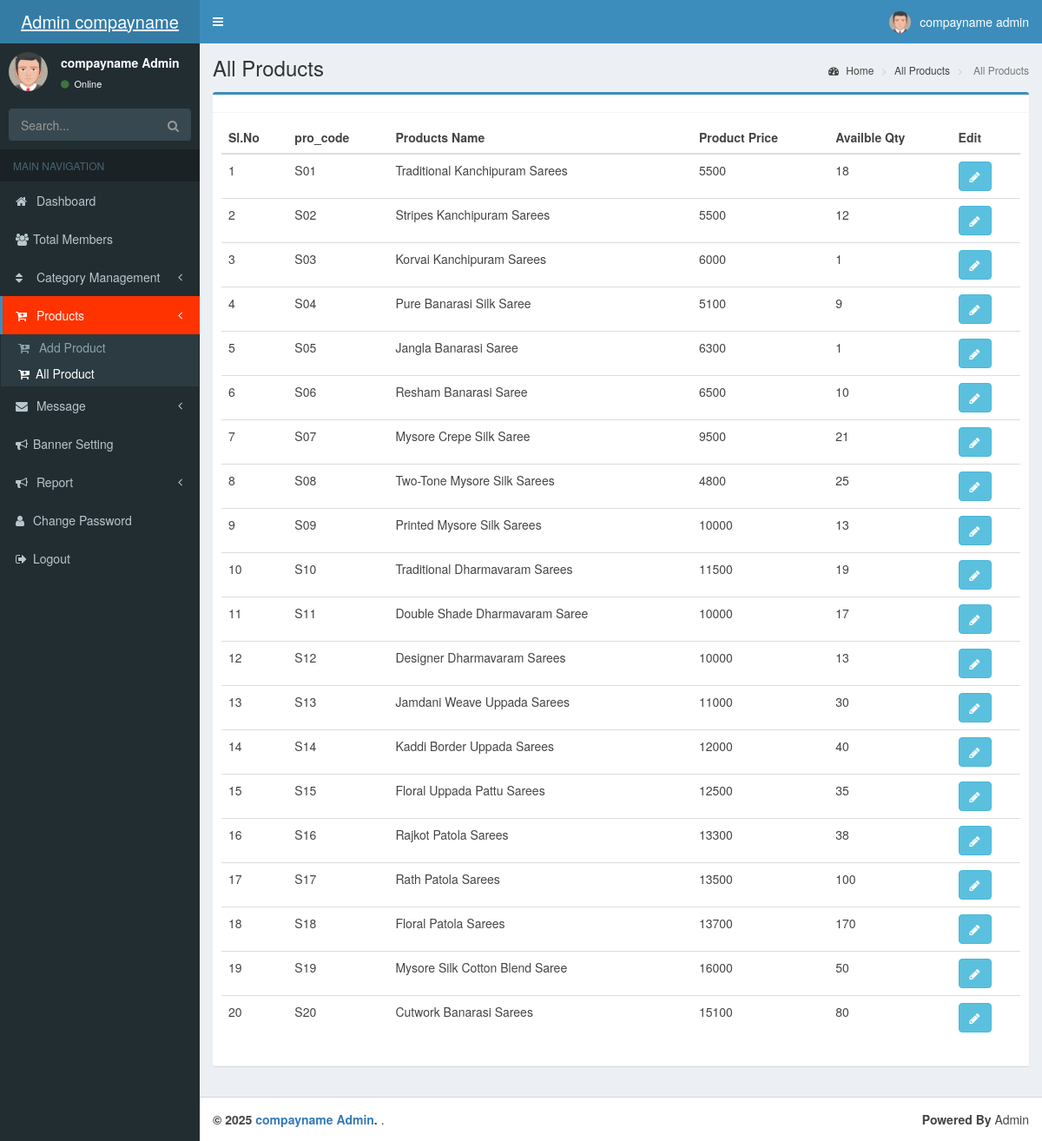
The page /admin/product_all.php (signed in) on the database its author committed.
### tables this page shows
CREATE TABLE `product` (
  `pro_ai` int(11) NOT NULL,
  `pro_date` timestamp NOT NULL DEFAULT current_timestamp(),
  `pro_code` varchar(20) DEFAULT NULL,
  `pro_name` varchar(30) DEFAULT NULL,
  `pro_desc` text NOT NULL,
  `mrp` float NOT NULL DEFAULT 0,
  `discount` float NOT NULL DEFAULT 0,
  `price` float NOT NULL DEFAULT 0,
  `pro_qty` int(11) NOT NULL DEFAULT 0,
  `pro_gst` float NOT NULL DEFAULT 0,
  `pro_sgst` float NOT NULL DEFAULT 0,
  `pro_cgst` float NOT NULL DEFAULT 0,
  `pic` varchar(100) DEFAULT NULL,
  `maincat` int(11) NOT NULL DEFAULT 0,
  `subcat` int(11) NOT NULL DEFAULT 0,
  `youtube_link` varchar(100) DEFAULT NULL,
  `pro_status` int(11) NOT NULL DEFAULT 1
);

### admin/product_all.php (the view, shortened to what this page needs)
<?php include "include/header.php" ?>
<div class="wrapper">
    <?php include "include/navbar.php" ?>
    <div class="content-wrapper">
        <section class="content-header">
            <h1>
              All Products
            </h1>
            <ol class="breadcrumb">
                <li><a href="index.php"><i class="fa fa-dashboard"></i> Home</a></li>
                <li><a href="#">  All Products</a></li>
                <li class="active">  All Products</li>
            </ol>
        </section>
        <section class="content">
			<div class="row">
                <div class="col-md-12 col-xs-12" >
                    <div class="box box-primary">
                        <div class="box-header with-border">
                       </div>
                            <div class="box-header with-border" style=" overflow-x: scroll;">
								<table class="table "  id="data_table">
                                <thead>
							<tr>
								<th>Sl.No</th>
								<th>pro_code</th>
								<th>Products Name</th>
								<th>Product Price</th>
								<th>Availble Qty</th>
								<th>Edit</th>
							</tr>
</thead>
<tbody>
							<?php
							$i=1;
							$res_pin=mysqli_query($con,"SELECT * FROM product  ");
							while($row_pin=mysqli_fetch_array($res_pin))
							{
							?>
							<tr>
								<td><?php echo $i++; ?></td>
								<td><?php echo $row_pin['pro_code'] ?></td>
								<td><?php echo $row_pin['pro_name'] ?></td>
								<td><?php echo $row_pin['price'] ?></td>
								<td><?php echo $row_pin['pro_qty'] ?></td>
								<td><a class="btn btn-info" href="product_view.php?id=<?php echo $row_pin['pro_ai'] ?>"><i class="fa fa-pencil"></a></td>
							</tr>
							<?php
							}
							?>
</tbody>
						</table>
                                </div>
                    </div>
                </div>
            </div>
        </section>
    </div>
    <?php include "include/footer.php" ?>

### admin/include/header.php (shortened to what this page needs)
<!DOCTYPE html>
<html>
<head>
    <link rel="stylesheet" href="bootstrap/css/bootstrap.min.css">
    <link rel="stylesheet" href="https://cdnjs.cloudflare.com/ajax/libs/font-awesome/4.5.0/css/font-awesome.min.css">
    <link rel="stylesheet" href="https://cdnjs.cloudflare.com/ajax/libs/ionicons/2.0.1/css/ionicons.min.css">
    <link rel="stylesheet" href="dist/css/AdminLTE.min.css">
    <link rel="stylesheet" href="dist/css/skins/_all-skins.min.css">
    <link rel="stylesheet" href="plugins/iCheck/flat/blue.css">
    <link rel="stylesheet" href="plugins/morris/morris.css">
    <link rel="stylesheet" href="plugins/jvectormap/jquery-jvectormap-1.2.2.css">
    <link rel="stylesheet" href="plugins/datepicker/datepicker3.css">
    <link rel="stylesheet" href="plugins/daterangepicker/daterangepicker.css">
    <link rel="stylesheet" href="plugins/bootstrap-wysihtml5/bootstrap3-wysihtml5.min.css">
    <link rel="stylesheet" href="https://maxcdn.bootstrapcdn.com/bootstrap/3.4.1/css/bootstrap.min.css">
  <link rel="stylesheet" href="https://cdn.datatables.net/1.11.3/css/jquery.dataTables.min.css" />
            <link rel="stylesheet" href="https://cdn.datatables.net/buttons/2.0.1/css/buttons.dataTables.min.css" />
</head>
<body class="hold-transition skin-blue sidebar-mini">

### admin/include/navbar.php (shortened to what this page needs)
<header class="main-header">
    <a href="loginindex.php" class="logo">
        <span class="logo-lg">Admin <?php echo compayname ;?></span>
    </a>
    <nav class="navbar navbar-static-top">
        <a href="#" class="sidebar-toggle" data-toggle="offcanvas" role="button">
        </a>
        <div class="navbar-custom-menu">
            <ul class="nav navbar-nav">
                <li class="dropdown user user-menu">
                    <a href="#" class="dropdown-toggle" data-toggle="dropdown">
                        <img src="dist/img/user2-160x160.jpg" class="user-image" alt="User Image">
                        <span class="hidden-xs"><?php echo compayname ;?> admin</span>
                    </a>
                </li>
            </ul>
        </div>
    </nav>
</header>
<aside class="main-sidebar">
    <section class="sidebar">
        <div class="user-panel">
            <div class="pull-left image">
                <img src="dist/img/user2-160x160.jpg" class="img-circle" alt="User Image">
            </div>
            <div class="pull-left info">
                <p><b><?php echo compayname ;?> Admin</b></p>
                <a href="#"><i class="fa fa-circle text-success"></i> Online</a>
            </div>
        </div>
        <form action="action.php" method="POST" class="sidebar-form">
            <div class="input-group">
                <input type="text" name="u_id" class="form-control" placeholder="Search...">
                <span class="input-group-btn">
                    <button name="search_id" id="search-btn" class="btn btn-flat"><i
                            class="fa fa-search"></i>
                    </button>
                </span>
            </div>
        </form>
        <ul class="sidebar-menu">
            <li class="header">MAIN NAVIGATION</li>
            <li class=" treeview">
                <a href="index.php">
                    <i class="fa fa-home"></i> <span>Dashboard</span>
                </a>
            </li>
            <li><a href="total_users.php"><i class="fa fa-users" aria-hidden="true"></i><span>Total Members</span></a></li>
            <li class="treeview">
                <a href="#">
                    <i class="fa fa-sort"></i> <span>Category Management</span>
                    <span class="pull-right-container">
                        <i class="fa fa-angle-left pull-right"></i>
                    </span>
                </a>
            </li>
			<li class="treeview">
                <a href="#">
                    <i class="fa fa-cart-plus"></i> <span>Products</span>
                    <span class="pull-right-container">
                        <i class="fa fa-angle-left pull-right"></i>
                    </span>
                </a>
                <ul class="treeview-menu">
                    <li><a href="product_add.php"><i class="fa fa-cart-plus"></i> Add Product</a></li>
                    <li><a href="product_all.php"><i class="fa fa-cart-plus"></i>All Product</a></li>
                </ul>
            </li>
			 <li class="treeview">
                <a href="#">
                    <i class="fa fa-envelope"></i> <span>Message</span>
                    <span class="pull-right-container">
                        <i class="fa fa-angle-left pull-right"></i>
                    </span>
                </a>
            </li>
            <li>
                <a href="banner.php">
                    <i class="fa fa-bullhorn" aria-hidden="true"></i><span>Banner Setting</span>
                </a>
            </li>
			<li class="treeview">
                <a href="#">
                    <i class="fa fa-bullhorn"></i> <span>Report</span>
                    <span class="pull-right-container">
                        <i class="fa fa-angle-left pull-right"></i>
                    </span>
                </a>
            </li>
			<li>
                <a href="change_password.php">
                    <i class="fa fa-user" aria-hidden="true"></i><span>Change Password</span>
                </a>
            </li>
			<li>
                <a href="logout.php">
                    <i class="fa fa-sign-out" aria-hidden="true"></i><span>Logout</span>
                </a>
            </li>
        </ul>
    </section>
</aside>

### admin/include/footer.php (shortened to what this page needs)
<footer class="main-footer">
        <div class="pull-right hidden-xs">
            <b>Powered By</b> Admin
        </div>
        <strong>&copy; <?php echo date('Y')?> <a href="javascript:void(0);"><?php echo compayname ;?> Admin</a>.</strong> .
    </footer>
	</div>
</body>
</html>

### rows shown on the page
product: pro_code "S01", pro_name "Traditional Kanchipuram Sarees", price "5500", pro_qty "18"
product: pro_code "S02", pro_name "Stripes Kanchipuram Sarees", price "5500", pro_qty "12"
product: pro_code "S03", pro_name "Korvai Kanchipuram Sarees", price "6000", pro_qty "1"
product: pro_code "S04", pro_name "Pure Banarasi Silk Saree", price "5100", pro_qty "9"
product: pro_code "S05", pro_name "Jangla Banarasi Saree", price "6300", pro_qty "1"
product: pro_code "S06", pro_name "Resham Banarasi Saree", price "6500", pro_qty "10"
product: pro_code "S07", pro_name "Mysore Crepe Silk Saree", price "9500", pro_qty "21"
product: pro_code "S08", pro_name "Two-Tone Mysore Silk Sarees", price "4800", pro_qty "25"
product: pro_code "S09", pro_name "Printed Mysore Silk Sarees", price "10000", pro_qty "13"
product: pro_code "S10", pro_name "Traditional Dharmavaram Sarees", price "11500", pro_qty "19"
product: pro_code "S11", pro_name "Double Shade Dharmavaram Saree", price "10000", pro_qty "17"
product: pro_code "S12", pro_name "Designer Dharmavaram Sarees", price "10000", pro_qty "13"
product: pro_code "S13", pro_name "Jamdani Weave Uppada Sarees", price "11000", pro_qty "30"
product: pro_code "S14", pro_name "Kaddi Border Uppada Sarees", price "12000", pro_qty "40"
product: pro_code "S15", pro_name "Floral Uppada Pattu Sarees", price "12500", pro_qty "35"
product: pro_code "S16", pro_name "Rajkot Patola Sarees", price "13300", pro_qty "38"
product: pro_code "S17", pro_name "Rath Patola Sarees", price "13500", pro_qty "100"
product: pro_code "S18", pro_name "Floral Patola Sarees", price "13700", pro_qty "170"
product: pro_code "S19", pro_name "Mysore Silk Cotton Blend Saree", price "16000", pro_qty "50"
product: pro_code "S20", pro_name "Cutwork Banarasi Sarees", price "15100", pro_qty "80"

### other values the page prints
compayname "compayname"
